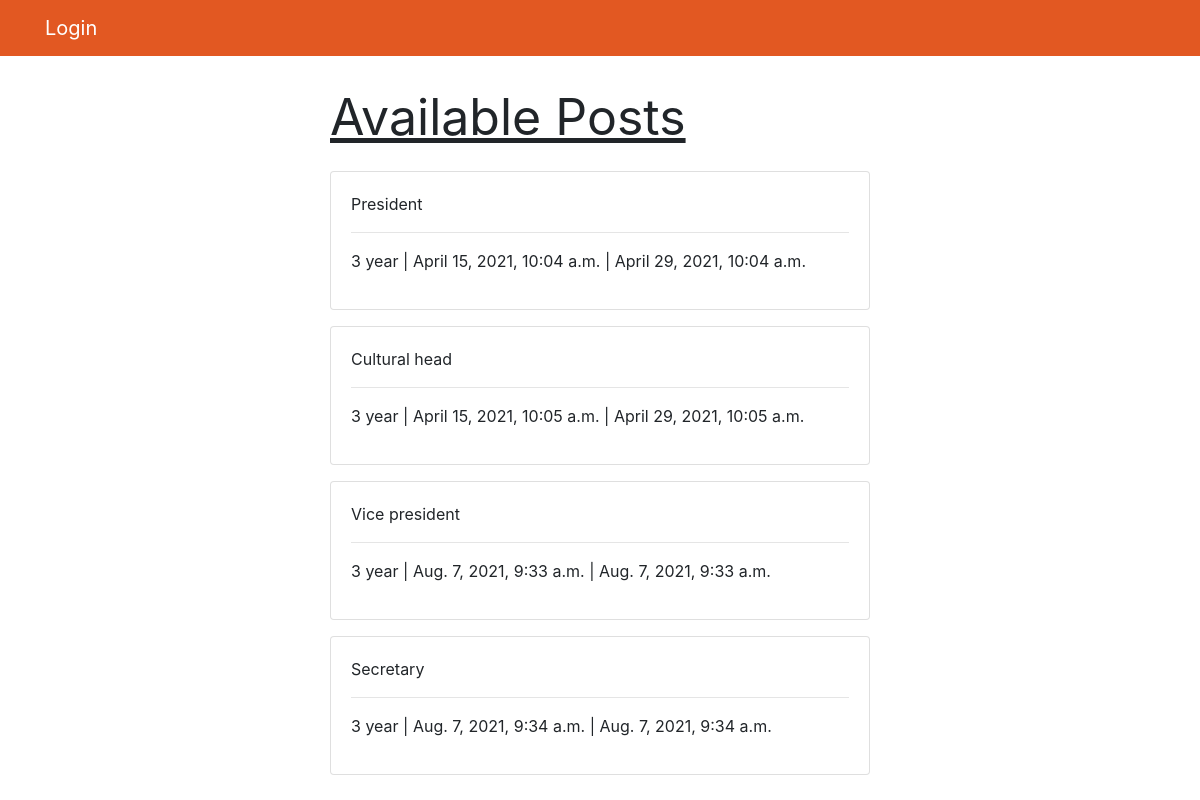
Page /post on the committed database.
### post/models.py (models this page shows, shortened)
class post(models.Model):
	postname=models.CharField(max_length=220)
	post_for=models.CharField(max_length=220)
	post_date = models.DateTimeField(auto_now_add=True)
	lastdate = models.DateTimeField('last date')

### post/views.py (the view)
# urls.py: path('', homepage,name='homepage'),
def homepage(request):
	return render(request,'post/postdetail.html',{"posts":post.objects.all(),"name":request.user})

### templates/post/postdetail.html
{% extends 'base1.html' %}
{% block content %}
<p style="font-size: 50px; float: center; "><u>Available Posts</u></p>
			{% for i in posts %}
			<div class="card mb-3">
              <div class="card-body">
                  <p>{{i.postname|capfirst }} </p> <hr>
                  <p>{{i.post_for|capfirst}}      | {{i.lastdate}} |      {{i.post_date}}</p>
            </div>
        </div>
             {% endfor %}
{% endblock content %}

### rows in the picture
post: postname "President", post_for "3 year", lastdate "April 15, 2021, 10:04 a.m.", post_date "April 29, 2021, 10:04 a.m."
post: postname "Cultural head", post_for "3 year", lastdate "April 15, 2021, 10:05 a.m.", post_date "April 29, 2021, 10:05 a.m."
post: postname "Vice president", post_for "3 year", lastdate "Aug. 7, 2021, 9:33 a.m.", post_date "Aug. 7, 2021, 9:33 a.m."
post: postname "Secretary", post_for "3 year", lastdate "Aug. 7, 2021, 9:34 a.m.", post_date "Aug. 7, 2021, 9:34 a.m."
